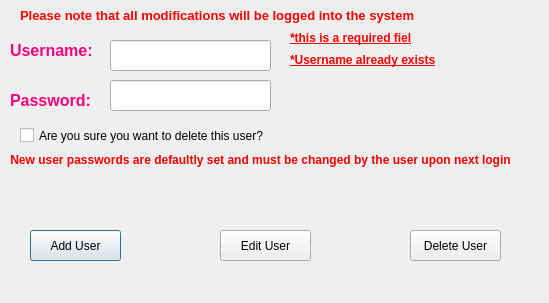
<?xml version="1.0" encoding="UTF-8"?>
<ui version="4.0">
 <class>usermanagement</class>
 <widget class="QDialog" name="usermanagement">
  <property name="geometry">
   <rect>
    <x>0</x>
    <y>0</y>
    <width>549</width>
    <height>303</height>
   </rect>
  </property>
  <property name="windowTitle">
   <string>Dialog</string>
  </property>
  <widget class="QPushButton" name="pushButton">
   <property name="geometry">
    <rect>
     <x>30</x>
     <y>230</y>
     <width>91</width>
     <height>31</height>
    </rect>
   </property>
   <property name="text">
    <string>Add User</string>
   </property>
  </widget>
  <widget class="QPushButton" name="pushButton_2">
   <property name="geometry">
    <rect>
     <x>220</x>
     <y>230</y>
     <width>91</width>
     <height>31</height>
    </rect>
   </property>
   <property name="text">
    <string>Edit User</string>
   </property>
  </widget>
  <widget class="QPushButton" name="pushButton_3">
   <property name="geometry">
    <rect>
     <x>410</x>
     <y>230</y>
     <width>91</width>
     <height>31</height>
    </rect>
   </property>
   <property name="text">
    <string>Delete User</string>
   </property>
  </widget>
  <widget class="QLabel" name="labelUsername">
   <property name="geometry">
    <rect>
     <x>10</x>
     <y>30</y>
     <width>161</width>
     <height>41</height>
    </rect>
   </property>
   <property name="text">
    <string>&lt;html&gt;&lt;head/&gt;&lt;body&gt;&lt;p&gt;&lt;span style=&quot; font-size:12pt; font-weight:700; color:#ff007f;&quot;&gt;Username:&lt;/span&gt;&lt;/p&gt;&lt;/body&gt;&lt;/html&gt;</string>
   </property>
  </widget>
  <widget class="QLabel" name="labelPassword">
   <property name="geometry">
    <rect>
     <x>10</x>
     <y>90</y>
     <width>141</width>
     <height>21</height>
    </rect>
   </property>
   <property name="text">
    <string>&lt;html&gt;&lt;head/&gt;&lt;body&gt;&lt;p&gt;&lt;span style=&quot; font-size:12pt; font-weight:700; color:#ff007f;&quot;&gt;Password:&lt;/span&gt;&lt;/p&gt;&lt;/body&gt;&lt;/html&gt;</string>
   </property>
  </widget>
  <widget class="QLineEdit" name="lineEditusername">
   <property name="geometry">
    <rect>
     <x>110</x>
     <y>40</y>
     <width>161</width>
     <height>31</height>
    </rect>
   </property>
  </widget>
  <widget class="QLineEdit" name="lineEdit_password">
   <property name="geometry">
    <rect>
     <x>110</x>
     <y>80</y>
     <width>161</width>
     <height>31</height>
    </rect>
   </property>
   <property name="echoMode">
    <enum>QLineEdit::Normal</enum>
   </property>
  </widget>
  <widget class="QCheckBox" name="checkBoxdeletion">
   <property name="geometry">
    <rect>
     <x>20</x>
     <y>120</y>
     <width>341</width>
     <height>31</height>
    </rect>
   </property>
   <property name="text">
    <string>Are you sure you want to delete this user?</string>
   </property>
  </widget>
  <widget class="QLabel" name="labelnewuser">
   <property name="geometry">
    <rect>
     <x>-10</x>
     <y>150</y>
     <width>541</width>
     <height>20</height>
    </rect>
   </property>
   <property name="text">
    <string>&lt;html&gt;&lt;head/&gt;&lt;body&gt;&lt;p align=&quot;center&quot;&gt;&lt;span style=&quot; font-weight:700; color:#ff0000;&quot;&gt;New user passwords are defaultly set and must be changed by the user upon next login&lt;/span&gt;&lt;/p&gt;&lt;/body&gt;&lt;/html&gt;</string>
   </property>
  </widget>
  <widget class="QLabel" name="label_2">
   <property name="geometry">
    <rect>
     <x>20</x>
     <y>0</y>
     <width>471</width>
     <height>31</height>
    </rect>
   </property>
   <property name="text">
    <string>&lt;html&gt;&lt;head/&gt;&lt;body&gt;&lt;p&gt;&lt;span style=&quot; font-size:10pt; font-weight:700; color:#ff0000;&quot;&gt;Please note that all modifications will be logged into the system&lt;/span&gt;&lt;/p&gt;&lt;/body&gt;&lt;/html&gt;</string>
   </property>
  </widget>
  <widget class="QLabel" name="labeluseralrexits">
   <property name="geometry">
    <rect>
     <x>290</x>
     <y>50</y>
     <width>201</width>
     <height>21</height>
    </rect>
   </property>
   <property name="text">
    <string>&lt;html&gt;&lt;head/&gt;&lt;body&gt;&lt;p&gt;&lt;span style=&quot; font-weight:700; text-decoration: underline; color:#ff0000;&quot;&gt;*Username already exists&lt;/span&gt;&lt;/p&gt;&lt;/body&gt;&lt;/html&gt;</string>
   </property>
  </widget>
  <widget class="QLabel" name="labelemptyusername">
   <property name="geometry">
    <rect>
     <x>290</x>
     <y>30</y>
     <width>121</width>
     <height>16</height>
    </rect>
   </property>
   <property name="text">
    <string>&lt;html&gt;&lt;head/&gt;&lt;body&gt;&lt;p&gt;&lt;span style=&quot; font-weight:700; text-decoration: underline; color:#ff0000;&quot;&gt;*this is a required field&lt;/span&gt;&lt;/p&gt;&lt;/body&gt;&lt;/html&gt;</string>
   </property>
  </widget>
 </widget>
 <resources/>
 <connections/>
</ui>
